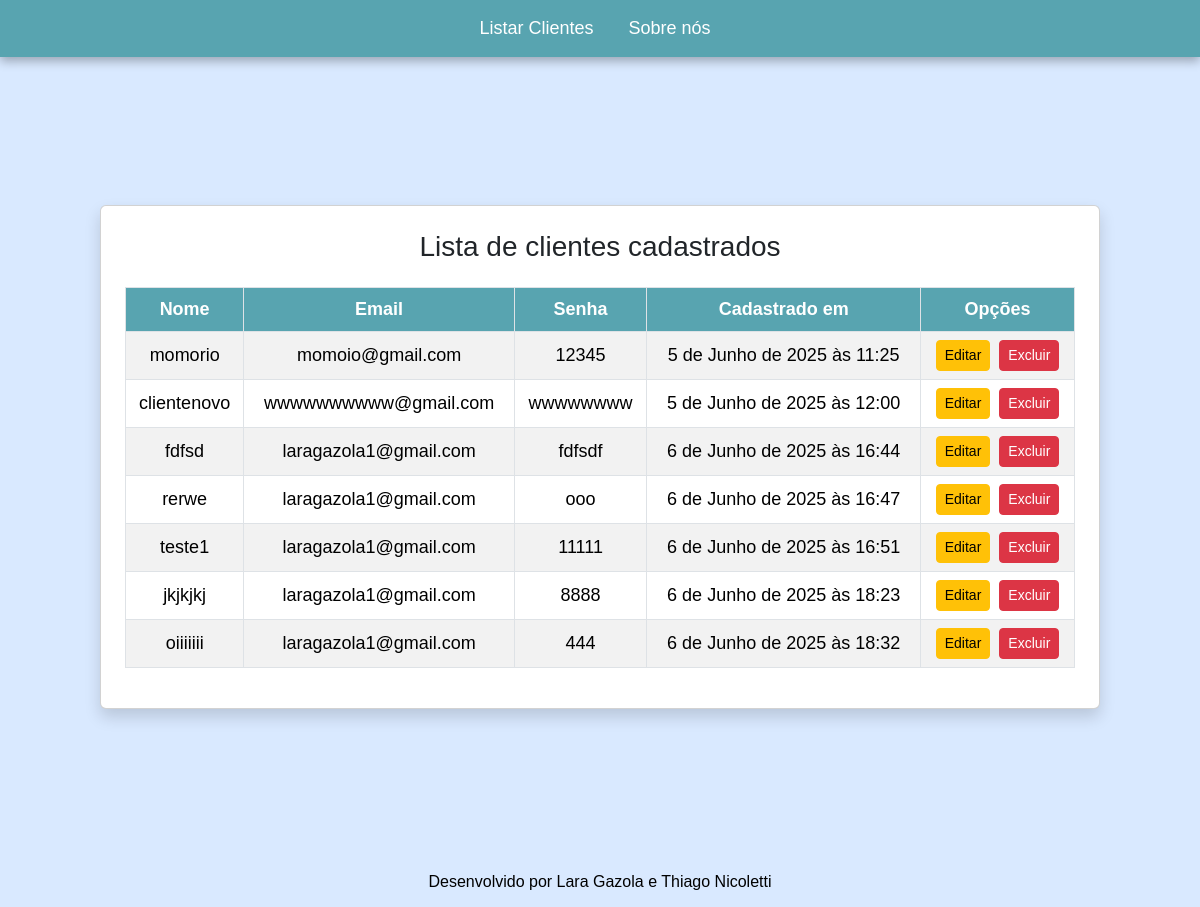
Page /cadastro/ on the earlier database version.
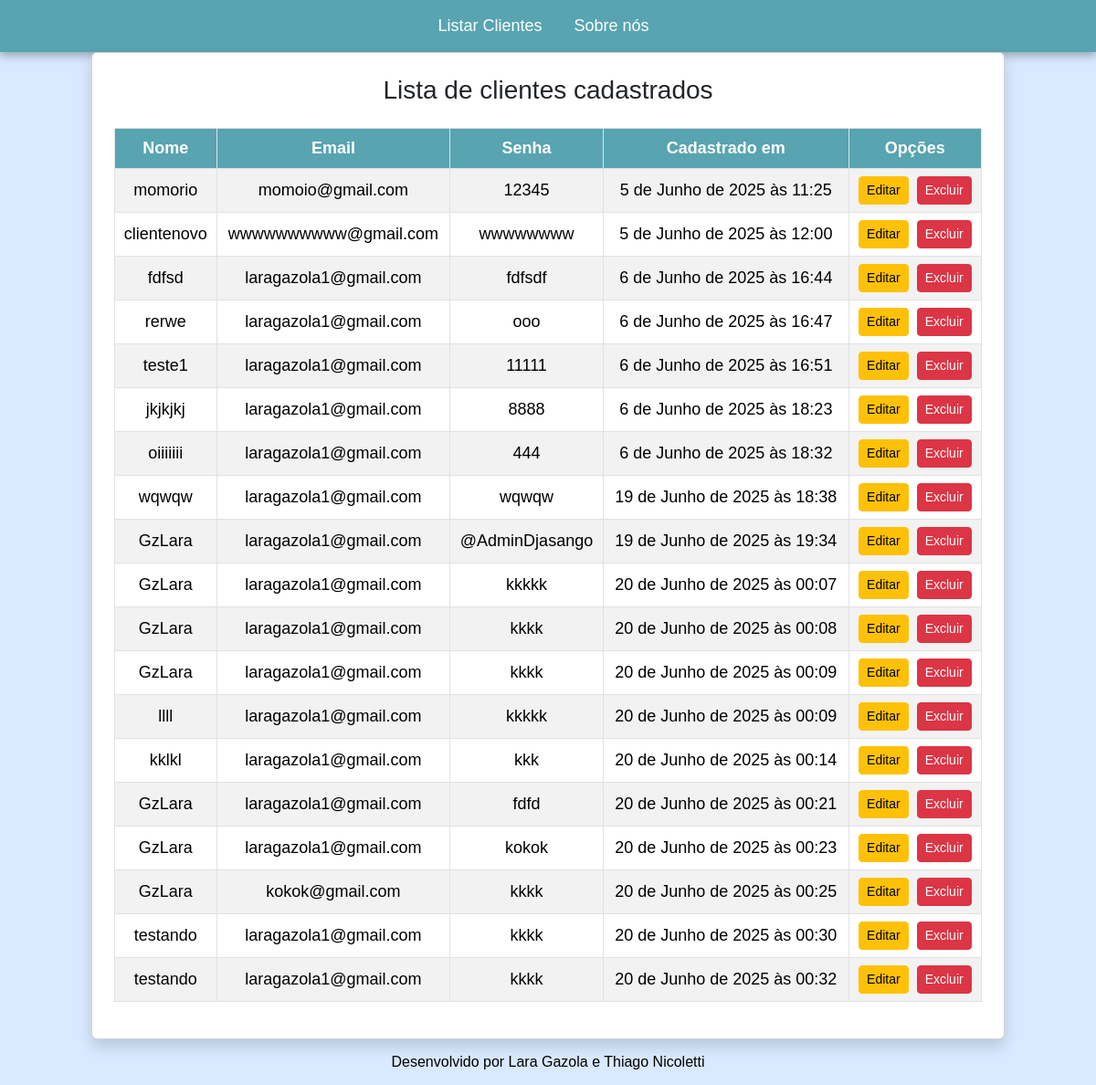
Same page on the later database version.
### paginasweb/models.py (models this page shows, shortened)
class Cadastro(models.Model):
    nome = models.CharField(max_length=30, verbose_name="Nome")
    email = models.EmailField(max_length=255, verbose_name="E-mail")
    senha = models.CharField(max_length=255, verbose_name="Senha")
    cadastrado_em = models.DateTimeField(max_length=30, auto_now_add=True)

### paginasweb/views.py (the view)
# urls.py: path('cadastro/', CadastroView.as_view(), name='cadastro'), # Pagina de cadastro de clientes
class CadastroView(TemplateView):
     template_name = 'paginasweb/cadastro.html'

### paginasweb/templates/paginasweb/clientescadastro.html
{% extends "paginasweb/adminindex.html" %}
{% load static %}
{% block conteudo %}
<div class="d-flex justify-content-center align-items-center min-vh-100">
  <div class="card p-4 shadow flex-fill" style="width: 100%; max-width: 1000px; ">
    <h3 class="text-center mb-4">Lista de clientes cadastrados</h3>
    <div class="table-responsive">
      <table class="table table-striped table-hover table-bordered align-middle text-center">
        <thead>
          <tr>
            <th style="background-color: #58a4b0; color: white;">Nome</th>
            <th style="background-color: #58a4b0; color: white;">Email</th>
            <th style="background-color: #58a4b0; color: white;">Senha</th>
            <th style="background-color: #58a4b0; color: white;">Cadastrado em</th>
            <th style="background-color: #58a4b0; color: white;">Opções</th>
          </tr>
        </thead>
        <tbody>
          {% for obj in object_list %}
          <tr>
            <td>{{ obj.nome }}</td>
            <td>{{ obj.email }}</td>
            <td>{{ obj.senha }}</td>
            <td>{{ obj.cadastrado_em }}</td>
            <td>
              <a href="{% url 'editar-cadastro' obj.pk %}" class="btn btn-sm btn-warning me-1">Editar</a>
              <a href="{% url 'excluir-cadastro' obj.pk %}" class="btn btn-sm btn-danger">Excluir</a>
            </td>
          </tr>
          {% empty %}
          <tr>
            <td colspan="5">Nenhum registro encontrado.</td>
          </tr>
          {% endfor %}
        </tbody>
      </table>
    </div>
  </div>
</div>
{% endblock %}

### paginasweb/templates/paginasweb/adminindex.html (shortened to what this page needs)
{% load static %}
{% load crispy_forms_tags %}
<!DOCTYPE html>
<html lang="pt-br">
<head>
    <link href="https://cdn.jsdelivr.net/npm/bootstrap@5.3.6/dist/css/bootstrap.min.css" rel="stylesheet">
    <link rel="stylesheet" href="{% static 'css/estilo.css' %}">
</head>
<body class="admin">
<ul id="menuadmin">
    <li><a href="{% url "listar-clientes-cadastro" %}">Listar Clientes</a></li>
    <li><a href="{% url "sobre" %}">Sobre nós</a></li>
</ul>
{% block conteudo %}{% endblock %}
<footer class="footeradmin">
  Desenvolvido por Lara Gazola e Thiago Nicoletti
</footer>
</body>
</html>

### static/css/estilo.css (style rules this page uses)
body { background-color: #faf1c3; font-family: Arial, sans-serif; margin: 0; padding: 0; font-size: 18px }
#menuadmin { list-style: none; padding: 10px; margin: 0; background-color: #58a4b0; text-align: center; box-shadow: 0 4px 10px rgba(0, 0, 0, 0.3); }
#menuadmin li { display: inline; margin-right: 10px; }
#menuadmin li a { text-decoration: none; color: #ffff; display: inline-block; padding: 5px 10px; background-color: #58a4b0; }
body.admin { background-color: #d9e9ff; font-family: Arial, sans-serif; margin: 0; padding: 0; font-size: 18px }
.footeradmin { position: bottom; left: 0; width: 100%; height: 50px; background-color: #d9e9ff; color: #000; display: flex; align-items: center; justify-content: center; font-size: 16px; z-index: 1000; text-align: center; }

Differences in the rows shown:
added Cadastro: nome "wqwqw", email "laragazola1@gmail.com", senha "wqwqw", cadastrado_em "19 de Junho de 2025 às 18:38"
added Cadastro: nome "GzLara", email "laragazola1@gmail.com", senha "@AdminDjasango", cadastrado_em "19 de Junho de 2025 às 19:34"
added Cadastro: nome "GzLara", email "laragazola1@gmail.com", senha "kkkkk", cadastrado_em "20 de Junho de 2025 às 00:07"
added Cadastro: nome "GzLara", email "laragazola1@gmail.com", senha "kkkk", cadastrado_em "20 de Junho de 2025 às 00:08"
added Cadastro: nome "GzLara", email "laragazola1@gmail.com", senha "kkkk", cadastrado_em "20 de Junho de 2025 às 00:09"
added Cadastro: nome "llll", email "laragazola1@gmail.com", senha "kkkkk", cadastrado_em "20 de Junho de 2025 às 00:09"
added Cadastro: nome "kklkl", email "laragazola1@gmail.com", senha "kkk", cadastrado_em "20 de Junho de 2025 às 00:14"
added Cadastro: nome "GzLara", email "laragazola1@gmail.com", senha "fdfd", cadastrado_em "20 de Junho de 2025 às 00:21"
added Cadastro: nome "GzLara", email "laragazola1@gmail.com", senha "kokok", cadastrado_em "20 de Junho de 2025 às 00:23"
added Cadastro: nome "GzLara", email "kokok@gmail.com", senha "kkkk", cadastrado_em "20 de Junho de 2025 às 00:25"
added Cadastro: nome "testando", email "laragazola1@gmail.com", senha "kkkk", cadastrado_em "20 de Junho de 2025 às 00:30"
added Cadastro: nome "testando", email "laragazola1@gmail.com", senha "kkkk", cadastrado_em "20 de Junho de 2025 às 00:32"
